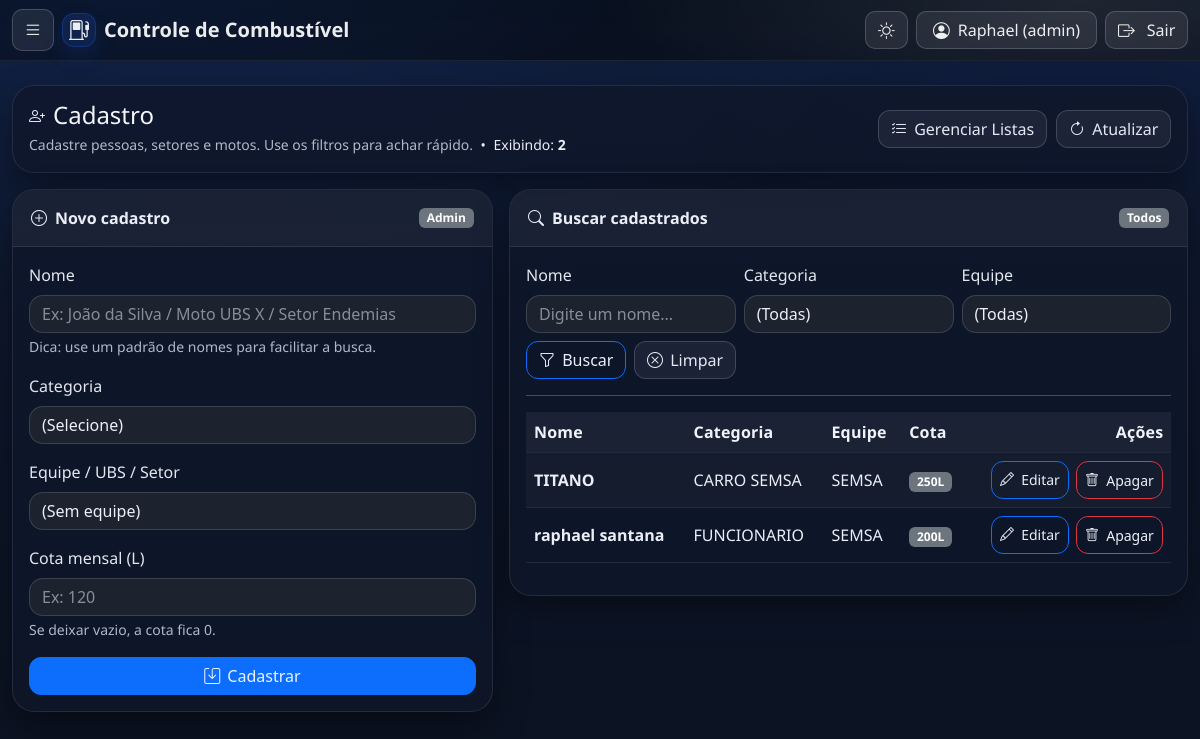
Page /cadastro (signed in) on the committed database.
### tables this page shows
CREATE TABLE cadastrados (
        id INTEGER PRIMARY KEY AUTOINCREMENT,
        nome TEXT NOT NULL,
        categoria TEXT,
        equipe TEXT,
        cota REAL
    );

### app.py (the view, shortened to what this page needs)
@app.route("/cadastro", methods=["GET", "POST"])
@login_required
def cadastro():
    u = usuario_logado()
    if u.get("role") != "admin":
        return redirect("/entrega")
    nome_f = (request.args.get("nome") or "").strip()
    categoria_f = normalizar(request.args.get("categoria") or "")
    equipe_f = normalizar(request.args.get("equipe") or "")
    conn = sqlite3.connect(DB_FILE)
    cursor = conn.cursor()
    try:
        categorias_lista = listar_categorias(cursor)
        equipes_lista = listar_equipes(cursor)
        sql = "SELECT id, nome, categoria, equipe, cota FROM cadastrados WHERE 1=1"
        params = []
        if nome_f:
            sql += " AND nome LIKE ?"
            params.append(f"%{nome_f}%")
        if categoria_f:
            sql += " AND categoria = ?"
            params.append(categoria_f)
        if equipe_f:
            sql += " AND equipe = ?"
            params.append(equipe_f)
        sql += " ORDER BY nome"
        cursor.execute(sql, tuple(params))
        pessoas = cursor.fetchall()
        return render_template(
            "cadastro.html",
            pessoas=pessoas,
            filtro_nome=nome_f,
            filtro_categoria=categoria_f,
            filtro_equipe=equipe_f,
            categorias_lista=categorias_lista,
            equipes_lista=equipes_lista
        )
    finally:
        conn.close()

### app.py (called while the page is built)
def _ensure_csrf_token():
    if "csrf_token" not in session:
        session["csrf_token"] = secrets.token_urlsafe(32)
    return session["csrf_token"]

@app.context_processor
def inject_csrf():
    def csrf_token():
        return _ensure_csrf_token()
    def csrf_input():
        return f'<input type="hidden" name="csrf_token" value="{_ensure_csrf_token()}">'
    return dict(csrf_token=csrf_token, csrf_input=csrf_input)

@app.before_request
def csrf_protect():
    _ensure_csrf_token()
    if request.method in ("POST", "PUT", "PATCH", "DELETE"):
        token_form = request.form.get("csrf_token")
        token_header = request.headers.get("X-CSRF-Token")
        token = token_form or token_header
        if not token or token != session.get("csrf_token"):
            abort(400)

def normalizar(texto: str) -> str:
    return (texto or "").strip().upper()

def listar_categorias(cursor):
    cursor.execute("SELECT nome FROM categorias ORDER BY nome")
    return [r[0] for r in cursor.fetchall()]

def listar_equipes(cursor):
    cursor.execute("SELECT nome FROM equipes ORDER BY nome")
    return [r[0] for r in cursor.fetchall()]

def usuario_logado():
    return session.get("user")

def login_required(fn):
    @wraps(fn)
    def wrapper(*args, **kwargs):
        if not usuario_logado():
            return redirect("/login?" + urlencode({"next": request.full_path or request.path}))
        return fn(*args, **kwargs)
    return wrapper

### templates/cadastro.html (shortened to what this page needs)
{% extends "base.html" %}
{% block content %}
<div class="row g-3">
  <div class="col-12">
    <div class="card shadow-sm">
      <div class="card-body">
        <div class="d-flex flex-wrap justify-content-between align-items-center gap-2">
          <div>
            <div class="d-flex align-items-center gap-2 mb-1">
              <span class="icon-chip"><i class="bi bi-person-plus"></i></span>
              <h4 class="mb-0">Cadastro</h4>
            </div>
            <div class="text-muted small">
              Cadastre pessoas, setores e motos. Use os filtros para achar rápido.
              <span class="ms-1">•</span>
              <span class="ms-1">Exibindo: <strong>{{ pessoas|length }}</strong></span>
            </div>
          </div>
          <div class="d-flex gap-2 flex-wrap">
            <a class="btn btn-outline-secondary btn-fixed" href="/listas">
              <i class="bi bi-list-check"></i> Gerenciar Listas
            </a>
            <a class="btn btn-outline-light btn-fixed" href="/cadastro">
              <i class="bi bi-arrow-clockwise"></i> Atualizar
            </a>
          </div>
        </div>
      </div>
    </div>
  </div>
  <div class="col-12 col-lg-5">
    <div class="card shadow-sm">
      <div class="card-header header-soft d-flex align-items-center justify-content-between">
        <div class="d-flex align-items-center gap-2">
          <span class="header-icon"><i class="bi bi-plus-circle"></i></span>
          <strong>Novo cadastro</strong>
        </div>
        <span class="badge text-bg-secondary">Admin</span>
      </div>
      <div class="card-body">
        <form method="post" action="/cadastro" class="row g-3">
          <div class="col-12">
            <label class="form-label">Nome</label>
            <input type="text"
                   name="nome"
                   class="form-control"
                   required
                   placeholder="Ex: João da Silva / Moto UBS X / Setor Endemias">
            <div class="form-text">
              Dica: use um padrão de nomes para facilitar a busca.
            </div>
          </div>
          <div class="col-12">
            <label class="form-label">Categoria</label>
            <select name="categoria" class="form-select" required>
              <option value="" selected disabled>(Selecione)</option>
            </select>
          </div>
          <div class="col-12">
            <label class="form-label">Equipe / UBS / Setor</label>
            <select name="equipe" class="form-select">
              <option value="">(Sem equipe)</option>
            </select>
          </div>
          <div class="col-12">
            <label class="form-label">Cota mensal (L)</label>
            <input type="number"
                   step="0.01"
                   name="cota"
                   class="form-control"
                   placeholder="Ex: 120">
            <div class="form-text">
              Se deixar vazio, a cota fica 0.
            </div>
          </div>
          <div class="col-12 d-grid">
            {% if categorias_lista|length == 0 %}
              <button class="btn btn-secondary btn-fixed" disabled>
                <i class="bi bi-exclamation-circle"></i>
                Cadastre uma categoria primeiro
              </button>
              <div class="small text-muted mt-1">
                Vá em <strong>Listas</strong> → Categorias.
              </div>
            {% else %}
              <button class="btn btn-primary btn-fixed" type="submit">
                <i class="bi bi-save"></i> Cadastrar
              </button>
            {% endif %}
          </div>
        </form>
      </div>
    </div>
  </div>
  <div class="col-12 col-lg-7">
    <div class="card shadow-sm">
      <div class="card-header header-soft-success d-flex align-items-center justify-content-between">
        <div class="d-flex align-items-center gap-2">
          <span class="header-icon"><i class="bi bi-search"></i></span>
          <strong>Buscar cadastrados</strong>
        </div>
        {% if filtro_nome or filtro_categoria or filtro_equipe %}
          <span class="badge text-bg-secondary">Filtrado</span>
        {% else %}
          <span class="badge text-bg-secondary">Todos</span>
        {% endif %}
      </div>
      <div class="card-body">
        <form method="get" action="/cadastro" class="row g-2 align-items-end">
          <div class="col-12 col-md-4">
            <label class="form-label">Nome</label>
            <input type="text"
                   name="nome"
                   value="{{ filtro_nome or '' }}"
                   class="form-control"
                   placeholder="Digite um nome...">
          </div>
          <div class="col-12 col-md-4">
            <label class="form-label">Categoria</label>
            <select name="categoria" class="form-select">
              <option value="">(Todas)</option>
            </select>
          </div>
          <div class="col-12 col-md-4">
            <label class="form-label">Equipe</label>
            <select name="equipe" class="form-select">
              <option value="">(Todas)</option>
            </select>
          </div>
          <div class="col-12 d-flex gap-2 mt-2">
            <button class="btn btn-outline-primary btn-fixed" type="submit">
              <i class="bi bi-funnel"></i> Buscar
            </button>
            <a class="btn btn-outline-secondary btn-fixed" href="/cadastro">
              <i class="bi bi-x-circle"></i> Limpar
            </a>
          </div>
        </form>
        <hr class="my-3">
        {% if pessoas|length == 0 %}
          <div class="empty-state">
            <div class="d-flex align-items-center gap-2 mb-1">
              <i class="bi bi-inboxes fs-5"></i>
              <strong>Nenhum cadastro encontrado</strong>
            </div>
            <div class="text-muted small">
              Tente limpar os filtros ou cadastre uma nova pessoa ao lado.
            </div>
          </div>
        {% else %}
          <div class="table-responsive">
            <table class="table table-striped table-hover align-middle">
              <thead class="table-light">
                <tr>
                  <th>Nome</th>
                  <th>Categoria</th>
                  <th>Equipe</th>
                  <th>Cota</th>
                  <th class="text-end">Ações</th>
                </tr>
              </thead>
              <tbody>
                {% for p in pessoas %}
                <tr>
                  <td class="fw-semibold">{{ p[1] }}</td>
                  <td>{{ p[2] }}</td>
                  <td>
                    {% if p[3] %}
                      {{ p[3] }}
                    {% else %}
                      <span class="text-muted">(Sem equipe)</span>
                    {% endif %}
                  </td>
                  <td>
                    <span class="badge text-bg-secondary badge-litros">
                      {{ ('%.2f'|format(p[4] or 0)).rstrip('0').rstrip('.') }}L
                    </span>
                  </td>
                  <td class="text-end">
                    <div class="d-inline-flex gap-2">
                      <a class="btn btn-sm btn-outline-primary btn-fixed"
                         href="/cadastro/editar/{{ p[0] }}">
                        <i class="bi bi-pencil"></i> Editar
                      </a>
                      <form method="post"
                            action="/cadastro/apagar/{{ p[0] }}"
                            class="d-inline"
                            onsubmit="return confirm(
                              'Deseja apagar o cadastro de: {{ p[1] }}?\\n\\nIsso também apaga as entregas vinculadas.'
                            )">
                        <button type="submit"
                                class="btn btn-sm btn-outline-danger btn-fixed">
                          <i class="bi bi-trash"></i> Apagar
                        </button>
                      </form>
                    </div>
                  </td>
                </tr>
                {% endfor %}
              </tbody>
            </table>
          </div>
        {% endif %}
      </div>
    </div>
  </div>
</div>
{% endblock %}

### rows in the picture
cadastrados: nome "TITANO", categoria "CARRO SEMSA", equipe "SEMSA", cota "250"
cadastrados: nome "raphael santana", categoria "FUNCIONARIO", equipe "SEMSA", cota "200"

### other values in the picture
{{ u.get('nome_exibicao','') }} "Raphael"
{{ u.get('role','') }} "admin"
{{ pessoas|length }} "2"
